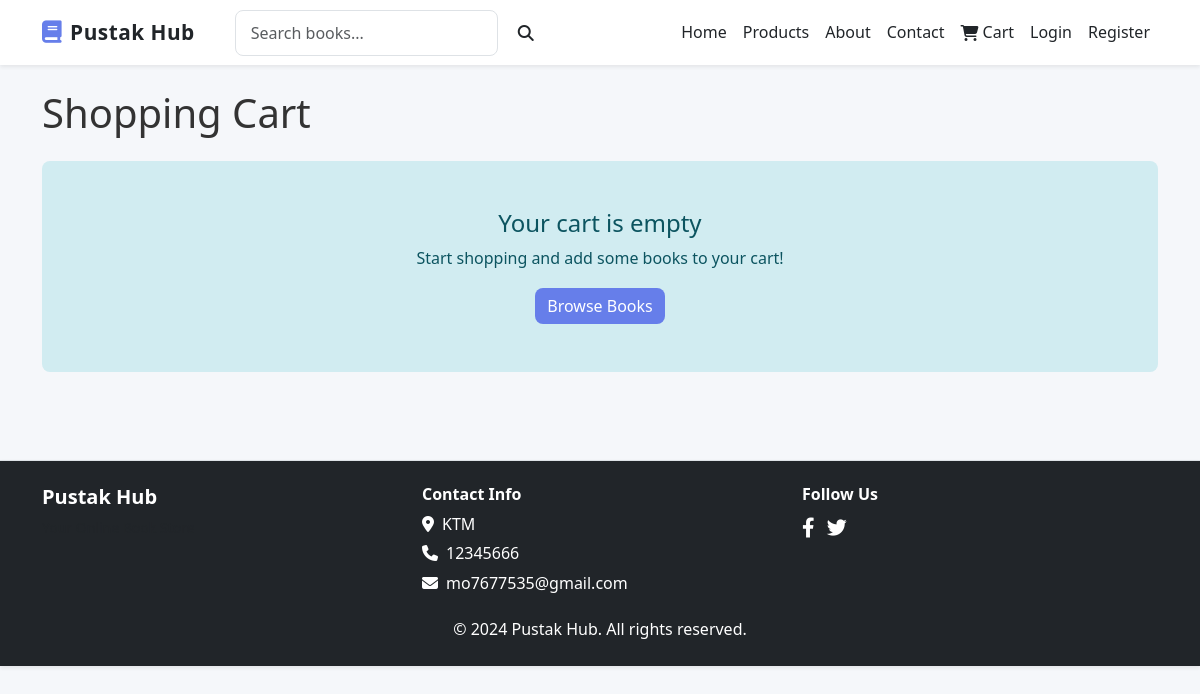
Page /cart/ on the committed database.
### bookstore/models.py (models this page shows, shortened)
class SiteSettings(models.Model):
    site_name = models.CharField(max_length=255, default='Pustak Hub')
    logo = models.ImageField(upload_to='settings/', blank=True, null=True)
    email = models.EmailField(max_length=255, blank=True, null=True)
    phone = models.CharField(max_length=50, blank=True, null=True)
    address = models.TextField(blank=True, null=True)
    facebook = models.URLField(blank=True, null=True)
    twitter = models.URLField(blank=True, null=True)
    instagram = models.URLField(blank=True, null=True)
    linkedin = models.URLField(blank=True, null=True)
    footer_text = models.TextField(blank=True, null=True)
    updated_at = models.DateTimeField(auto_now=True)
    class Meta:
        verbose_name = "Site Setting"
        verbose_name_plural = "Site Settings"

### bookstore/views.py (the view, shortened to what this page needs)
# urls.py: path('cart/', views.cart, name='cart'),
def cart(request):
    cart_items = request.session.get('cart', {})
    cart_products = []
    total_price = Decimal('0.00')
    context = {
        'cart_items': cart_products,
        'total_price': total_price,
        'cart_count': len(cart_products),
        'page_title': 'Shopping Cart - Pustak Hub'
    }
    return render(request, 'bookstore/cart.html', context)

### bookstore/context_processors.py (called while the page is built)
def settings_context(request):
    settings = SiteSettings.objects.first()
    return {'site_settings': settings}

### templates/bookstore/cart.html
{% extends 'base.html' %}
{% block content %}
<div class="container">
    <h1 class="mb-4">Shopping Cart</h1>
    {% if cart_items %}
    <div class="row">
        <div class="col-md-8">
            <div class="table-responsive">
                <table class="table">
                    <thead class="table-light">
                        <tr>
                            <th>Product</th>
                            <th>Price</th>
                            <th>Quantity</th>
                            <th>Total</th>
                            <th>Action</th>
                        </tr>
                    </thead>
                    <tbody>
                        {% for item in cart_items %}
                        <tr>
                            <td>
                                <img src="{{ item.image.url }}" style="width: 50px; height: auto;" class="me-2" alt="{{ item.title }}">
                                {{ item.title }}
                            </td>
                            <td>Rs.{{ item.price }}</td>
                            <td>
                                <form method="post" action="{% url 'update_cart' item.id %}" class="d-inline">
                                    {% csrf_token %}
                                    <input type="number" name="quantity" value="{{ item.quantity }}" min="1" max="100" class="form-control" style="width: 80px;" onchange="this.form.submit()">
                                </form>
                            </td>
                            <td>Rs.{{ item.total }}</td>
                            <td>
                                <a href="{% url 'remove_from_cart' item.id %}" class="btn btn-sm btn-danger">
                                    <i class="fas fa-trash"></i>
                                </a>
                            </td>
                        </tr>
                        {% endfor %}
                    </tbody>
                </table>
            </div>
        </div>
        <div class="col-md-4">
            <div class="card">
                <div class="card-body">
                    <h5 class="card-title">Order Summary</h5>
                    <hr>
                    <div class="d-flex justify-content-between mb-2">
                        <span>Subtotal:</span>
                        <span>Rs.{{ total_price }}</span>
                    </div>
                    <div class="d-flex justify-content-between mb-2">
                        <span>Shipping:</span>
                        <span>Free</span>
                    </div>
                    <div class="d-flex justify-content-between mb-3">
                        <span>Tax:</span>
                        <span>Rs.0</span>
                    </div>
                    <hr>
                    <div class="d-flex justify-content-between mb-4">
                        <strong>Total:</strong>
                        <strong class="text-danger">Rs.{{ total_price }}</strong>
                    </div>
                    {% if user.is_authenticated %}
                    <a href="{% url 'checkout' %}" class="btn btn-primary w-100 mb-2">
                        <i class="fas fa-credit-card"></i> Proceed to Checkout
                    </a>
                    {% else %}
                    <a href="{% url 'login' %}" class="btn btn-primary w-100 mb-2">
                        <i class="fas fa-sign-in-alt"></i> Login to Checkout
                    </a>
                    {% endif %}
                    <a href="{% url 'products' %}" class="btn btn-outline-secondary w-100">
                        <i class="fas fa-shopping-bag"></i> Continue Shopping
                    </a>
                </div>
            </div>
        </div>
    </div>
    {% else %}
    <div class="alert alert-info text-center py-5">
        <h4>Your cart is empty</h4>
        <p class="mb-3">Start shopping and add some books to your cart!</p>
        <a href="{% url 'products' %}" class="btn btn-primary">Browse Books</a>
    </div>
    {% endif %}
</div>
{% endblock %}

### templates/base.html (shortened to what this page needs)
{% load static %}
<!DOCTYPE html>
<html lang="en">
<head>
    <link href="https://cdnjs.cloudflare.com/ajax/libs/bootstrap/5.3.0/css/bootstrap.min.css" rel="stylesheet">
    <link href="https://cdnjs.cloudflare.com/ajax/libs/font-awesome/6.4.0/css/all.min.css" rel="stylesheet">
    <link rel="stylesheet" href="{% static 'css/style.css' %}">
</head>
<body>
{% if user.is_authenticated or request.resolver_match.url_name not in 'login,register' %}
<nav class="navbar navbar-expand-lg navbar-light bg-white shadow-sm sticky-top">
    <div class="container">
        <a class="navbar-brand fw-bold d-flex align-items-center text-dark" href="{% url 'home' %}">
            <i class="fas fa-book me-2"></i> Pustak Hub
        </a>
        <div class="collapse navbar-collapse" id="navbarNav">
            <form class="d-flex mx-lg-4 my-2 my-lg-0" method="GET" action="{% url 'products' %}">
                <input
                    class="form-control me-2"
                    type="search"
                    name="q"
                    placeholder="Search books..."
                    value="{{ request.GET.q }}"
                >
                <button class="btn btn-outline-dark" type="submit">
                    <i class="fas fa-search"></i>
                </button>
            </form>
            <ul class="navbar-nav ms-auto align-items-lg-center">
                <li class="nav-item"><a class="nav-link text-dark" href="{% url 'home' %}">Home</a></li>
                <li class="nav-item"><a class="nav-link text-dark" href="{% url 'products' %}">Products</a></li>
                <li class="nav-item"><a class="nav-link text-dark" href="{% url 'about' %}">About</a></li>
                <li class="nav-item"><a class="nav-link text-dark" href="{% url 'contact' %}">Contact</a></li>
                <li class="nav-item position-relative">
                    <a class="nav-link d-flex align-items-center text-dark" href="{% url 'cart' %}">
                        <i class="fas fa-shopping-cart me-1"></i> Cart
                    </a>
                </li>
                {% if user.is_authenticated %}
                    <li class="nav-item dropdown">
                        <a class="nav-link dropdown-toggle text-dark d-flex align-items-center" href="#" id="userDropdown" role="button" data-bs-toggle="dropdown">
                            <i class="fas fa-user me-1"></i> {{ user.username }}
                        </a>
                        <ul class="dropdown-menu dropdown-menu-end">
                            <li><a class="dropdown-item" href="{% url 'profile' %}">Profile</a></li>
                            {% if user.is_superuser %}
                            <li><a class="dropdown-item text-danger" href="/admin/">Admin Dashboard</a></li>
                            {% endif %}
                            <li><hr class="dropdown-divider"></li>
                            <li><a class="dropdown-item" href="{% url 'logout' %}">Logout</a></li>
                        </ul>
                    </li>
                {% else %}
                    <li class="nav-item"><a class="nav-link text-dark" href="{% url 'login' %}">Login</a></li>
                    <li class="nav-item"><a class="nav-link text-dark" href="{% url 'register' %}">Register</a></li>
                {% endif %}
            </ul>
        </div>
    </div>
</nav>
{% endif %}
<main class="py-4">
    {% block content %}{% endblock %}
</main>
<footer class="bg-dark text-white mt-5 py-4 shadow-sm">
    <div class="container">
        <div class="row text-center text-md-start">
            <div class="col-md-4 mb-3 mb-md-0">
                <h5 class="fw-bold">Pustak Hub</h5>
                <p class="text-muted small">Your Online Book Store</p>
            </div>
            <div class="col-md-4 mb-3 mb-md-0">
                <h6 class="fw-bold">Contact Info</h6>
                {% if site_settings %}
                    {% if site_settings.address %}
                        <p class="mb-1"><i class="fas fa-map-marker-alt me-2"></i>{{ site_settings.address }}</p>
                    {% endif %}
                    {% if site_settings.phone %}
                        <p class="mb-1"><i class="fas fa-phone me-2"></i>{{ site_settings.phone }}</p>
                    {% endif %}
                    {% if site_settings.email %}
                        <p class="mb-1"><i class="fas fa-envelope me-2"></i>{{ site_settings.email }}</p>
                    {% endif %}
                {% endif %}
            </div>
            <div class="col-md-4">
                <h6 class="fw-bold">Follow Us</h6>
                {% if site_settings %}
                    {% if site_settings.facebook %}
                        <a href="{{ site_settings.facebook }}" class="me-2 text-white fs-5"><i class="fab fa-facebook-f"></i></a>
                    {% endif %}
                    {% if site_settings.twitter %}
                        <a href="{{ site_settings.twitter }}" class="me-2 text-white fs-5"><i class="fab fa-twitter"></i></a>
                    {% endif %}
                {% endif %}
            </div>
        </div>
        <div class="text-center mt-3">
            <p class="mb-0">&copy; 2024 Pustak Hub. All rights reserved.</p>
        </div>
    </div>
</footer>
</body>
</html>

### static/css/style.css (style rules this page uses)
:root { --primary-color: #667eea; --secondary-color: #764ba2; --success-color: #28a745; --danger-color: #dc3545; --warning-color: #ffc107; --info-color: #17a2b8; --light-color: #f8f9fa; --dark-color: #343a40; --border-radius: 8px; --font-family: 'Segoe UI', Tahoma, Geneva, Verdana, sans-serif; }
* { margin: 0; padding: 0; box-sizing: border-box; }
body { font-family: var(--font-family); background-color: #f5f7fa; color: #333; line-height: 1.6; }
a { color: var(--primary-color); text-decoration: none; transition: all 0.3s ease; }
.navbar { box-shadow: 0 2px 8px rgba(0, 0, 0, 0.1); padding: 0.6rem 0; }
.navbar-brand { font-size: 1.3rem !important; font-weight: 700 !important; letter-spacing: 0.5px; transition: all 0.3s ease; }
.navbar-brand i { font-size: 1.4rem; margin-right: 8px !important; color: #667eea; }
.btn { border-radius: var(--border-radius); font-weight: 500; transition: all 0.3s ease; border: none; }
.btn-primary { background-color: var(--primary-color); color: white; }
.form-control { border-radius: var(--border-radius); border: 1px solid #dee2e6; padding: 10px 15px; transition: all 0.3s ease; }
.alert { border-radius: var(--border-radius); border: none; }
.alert-info { background-color: #d1ecf1; color: #0c5460; }
footer { margin-top: 50px; background-color: #1a1a2e; border-top: 1px solid #dee2e6; color: white; text-align: center; padding: 20px 0; }
.text-center { text-align: center; }
.mt-5 { margin-top: 3rem !important; }
.mb-4 { margin-bottom: 1.5rem !important; }
.py-5 { padding-top: 3rem !important; padding-bottom: 3rem !important; }

### templates/base.html (style rules this page uses)
a { text-decoration: none; }
.navbar-brand i { font-size: 1.4rem; color: #667eea; }
.navbar { box-shadow: 0 2px 8px rgba(0,0,0,0.1); }

### rows in the picture
SiteSettings: address "KTM", phone "12345666", email "mo7677535@gmail.com"
